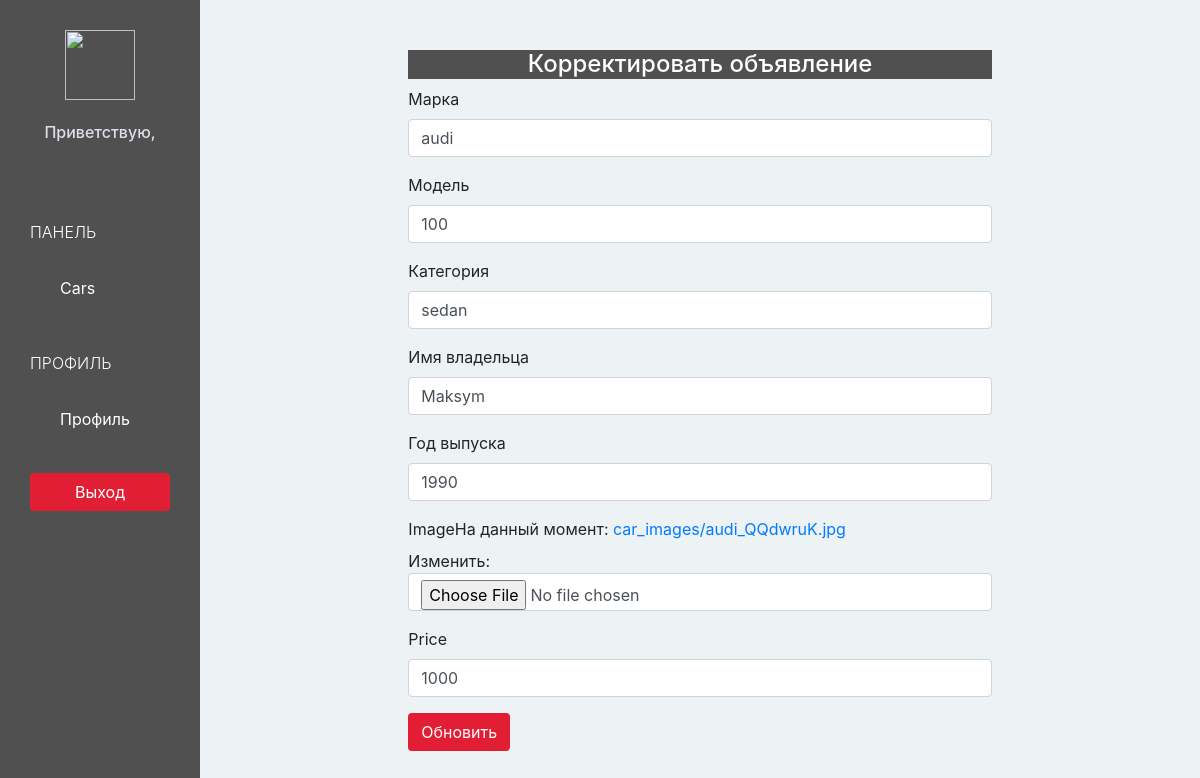
The app's page /carshop/car/edit/1 (signed in) with its own data.
### carshopapp/models.py (models this page shows, shortened)
class Car(models.Model):
    carshop = models.ForeignKey(CarShop, on_delete=models.CASCADE)
    name = models.CharField(max_length=30, verbose_name='Марка', blank=False)
    model = models.CharField(max_length=30, verbose_name='Модель', blank=False)
    category = models.CharField(max_length=30, verbose_name='Категория', blank=False)
    owner_name = models.CharField(max_length=100, verbose_name='Имя владельца', blank=False)
    year_issue = models.CharField(max_length=10, verbose_name='Год выпуска', blank=False)
    image = models.ImageField(upload_to='car_images/', blank=False)
    price = models.IntegerField(default=0)

### carshopapp/views.py (the view)
# urls.py: path('carshop/car/edit/<int:car_id>', views.carshop_edit_car, name='carshop-edit-car'),
@login_required(login_url='/carshop/sign-in/')
def carshop_edit_car(request, car_id):
    form = CarForm(instance=Car.objects.get(id=car_id))
    if request.method == "POST":
        form = CarForm(request.POST, request.FILES, instance=Car.objects.get(id=car_id))
        if form.is_valid():
            car = form.save()
            return redirect(carshop_car)
    return render(request, 'carshop/edit_car.html', {
        'form': form
    })

### carshopapp/forms.py
class CarForm(forms.ModelForm):
    class Meta:
        model = Car
        fields = ('name', 'model', 'category', 'owner_name', 'year_issue', 'image', 'price')

### carshopapp/templates/carshop/edit_car.html (shortened to what this page needs)
{% extends 'carshop/base.html' %}
{% load bootstrap4 %}
{% block page %}
<div class="offset-lg-2 col-lg-8">
  <div class="panel">
    <div class="panel-heading bg-ruby">
      <h4 class="panel-title text-center text-white">
        Корректировать объявление
      </h4>
    </div>
    <div class="panel-body">
      <form method="POST" enctype="multipart/form-data">
        {% bootstrap_form form %}
        <button type="submit" class="btn btn-red">Обновить</button>
      </form>
    </div>
  </div>
</div>
{% endblock %}

### carshopapp/static/css/mystyle.css (style rules this page uses)
body { padding-top: 50px; background-color: #EDF2F5; overflow: auto; }
.bg-ruby { background-color: #505050; }
.text-white { color: white; }
.btn-red { color: white; background-color: #E21E35; }
.content .panel { border: none; }

### records on screen
Car: name "audi", model "100", category "sedan", owner_name "Maksym", year_issue "1990", price "1000"
